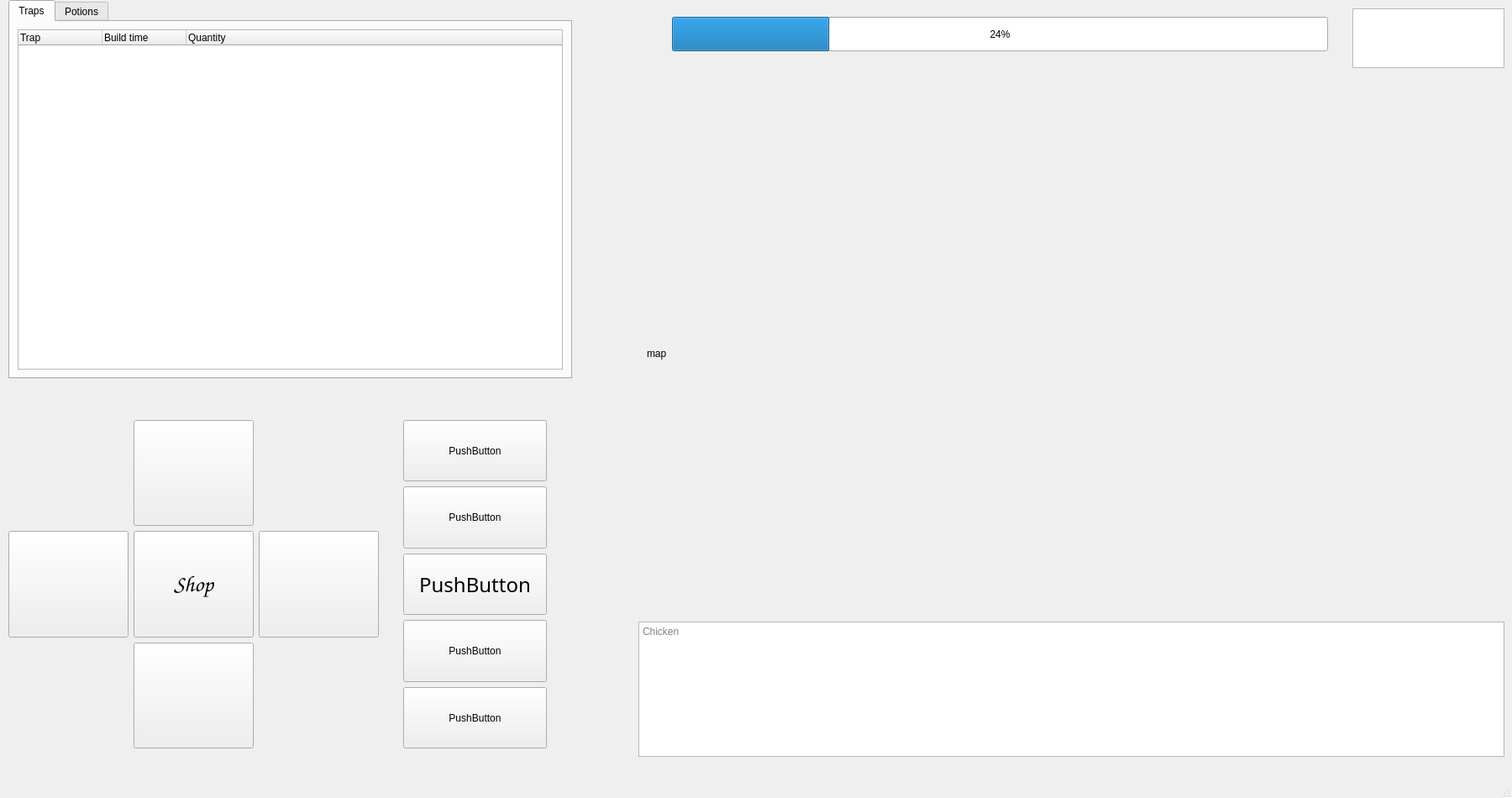
<?xml version="1.0" encoding="UTF-8"?>
<ui version="4.0">
 <class>MainWindow</class>
 <widget class="QMainWindow" name="MainWindow">
  <property name="enabled">
   <bool>true</bool>
  </property>
  <property name="geometry">
   <rect>
    <x>0</x>
    <y>0</y>
    <width>1800</width>
    <height>950</height>
   </rect>
  </property>
  <property name="sizePolicy">
   <sizepolicy hsizetype="Preferred" vsizetype="Preferred">
    <horstretch>0</horstretch>
    <verstretch>0</verstretch>
   </sizepolicy>
  </property>
  <property name="windowTitle">
   <string>MainWindow</string>
  </property>
  <widget class="QWidget" name="centralwidget">
   <property name="sizePolicy">
    <sizepolicy hsizetype="Maximum" vsizetype="Maximum">
     <horstretch>20</horstretch>
     <verstretch>20</verstretch>
    </sizepolicy>
   </property>
   <widget class="QWidget" name="gridLayoutWidget">
    <property name="geometry">
     <rect>
      <x>10</x>
      <y>500</y>
      <width>441</width>
      <height>391</height>
     </rect>
    </property>
    <layout class="QGridLayout" name="Directions">
     <item row="3" column="1">
      <widget class="QPushButton" name="Down">
       <property name="sizePolicy">
        <sizepolicy hsizetype="Preferred" vsizetype="Preferred">
         <horstretch>0</horstretch>
         <verstretch>0</verstretch>
        </sizepolicy>
       </property>
       <property name="styleSheet">
        <string notr="true">image: url(:/Images/Direction/ZorkPics/downArrow.png);</string>
       </property>
       <property name="text">
        <string/>
       </property>
      </widget>
     </item>
     <item row="0" column="1">
      <widget class="QPushButton" name="Up">
       <property name="enabled">
        <bool>true</bool>
       </property>
       <property name="sizePolicy">
        <sizepolicy hsizetype="Preferred" vsizetype="Preferred">
         <horstretch>0</horstretch>
         <verstretch>0</verstretch>
        </sizepolicy>
       </property>
       <property name="styleSheet">
        <string notr="true">image: url(:/Images/Direction/ZorkPics/upArrow.png);</string>
       </property>
       <property name="text">
        <string/>
       </property>
      </widget>
     </item>
     <item row="1" column="1">
      <widget class="QPushButton" name="pushButton_16">
       <property name="sizePolicy">
        <sizepolicy hsizetype="Preferred" vsizetype="Preferred">
         <horstretch>0</horstretch>
         <verstretch>0</verstretch>
        </sizepolicy>
       </property>
       <property name="font">
        <font>
         <family>Comic Sans MS</family>
         <pointsize>20</pointsize>
        </font>
       </property>
       <property name="text">
        <string>Shop</string>
       </property>
      </widget>
     </item>
     <item row="1" column="0">
      <widget class="QPushButton" name="Left">
       <property name="sizePolicy">
        <sizepolicy hsizetype="Preferred" vsizetype="Preferred">
         <horstretch>0</horstretch>
         <verstretch>0</verstretch>
        </sizepolicy>
       </property>
       <property name="styleSheet">
        <string notr="true">image: url(:/Images/Direction/ZorkPics/leftArrow.png);</string>
       </property>
       <property name="text">
        <string/>
       </property>
      </widget>
     </item>
     <item row="1" column="2">
      <widget class="QPushButton" name="Right">
       <property name="sizePolicy">
        <sizepolicy hsizetype="Preferred" vsizetype="Preferred">
         <horstretch>0</horstretch>
         <verstretch>0</verstretch>
        </sizepolicy>
       </property>
       <property name="styleSheet">
        <string notr="true">image: url(:/Images/Direction/ZorkPics/rightArrow.png);</string>
       </property>
       <property name="text">
        <string/>
       </property>
      </widget>
     </item>
    </layout>
   </widget>
   <widget class="QTabWidget" name="tabWidget">
    <property name="geometry">
     <rect>
      <x>10</x>
      <y>0</y>
      <width>671</width>
      <height>451</height>
     </rect>
    </property>
    <property name="currentIndex">
     <number>0</number>
    </property>
    <widget class="QWidget" name="tab">
     <attribute name="title">
      <string>Traps</string>
     </attribute>
     <layout class="QGridLayout" name="gridLayout_4">
      <item row="0" column="0">
       <widget class="QTreeWidget" name="treeWidget_2">
        <property name="autoScroll">
         <bool>false</bool>
        </property>
        <column>
         <property name="text">
          <string>Trap</string>
         </property>
        </column>
        <column>
         <property name="text">
          <string>Build time</string>
         </property>
        </column>
        <column>
         <property name="text">
          <string>Quantity</string>
         </property>
        </column>
       </widget>
      </item>
     </layout>
    </widget>
    <widget class="QWidget" name="">
     <attribute name="title">
      <string>Potions</string>
     </attribute>
    </widget>
   </widget>
   <widget class="QPlainTextEdit" name="textDisplay">
    <property name="geometry">
     <rect>
      <x>760</x>
      <y>740</y>
      <width>1031</width>
      <height>161</height>
     </rect>
    </property>
    <property name="readOnly">
     <bool>true</bool>
    </property>
    <property name="placeholderText">
     <string>Chicken</string>
    </property>
   </widget>
   <widget class="QLabel" name="map">
    <property name="enabled">
     <bool>true</bool>
    </property>
    <property name="geometry">
     <rect>
      <x>770</x>
      <y>120</y>
      <width>1011</width>
      <height>601</height>
     </rect>
    </property>
    <property name="text">
     <string>map</string>
    </property>
   </widget>
   <widget class="QPlainTextEdit" name="counter">
    <property name="geometry">
     <rect>
      <x>1610</x>
      <y>10</y>
      <width>181</width>
      <height>71</height>
     </rect>
    </property>
   </widget>
   <widget class="QProgressBar" name="progressBar">
    <property name="geometry">
     <rect>
      <x>800</x>
      <y>20</y>
      <width>781</width>
      <height>41</height>
     </rect>
    </property>
    <property name="value">
     <number>24</number>
    </property>
   </widget>
   <widget class="QWidget" name="">
    <property name="geometry">
     <rect>
      <x>480</x>
      <y>500</y>
      <width>171</width>
      <height>391</height>
     </rect>
    </property>
    <layout class="QVBoxLayout" name="verticalLayout">
     <item>
      <widget class="QPushButton" name="pushButton_9">
       <property name="sizePolicy">
        <sizepolicy hsizetype="Preferred" vsizetype="Preferred">
         <horstretch>0</horstretch>
         <verstretch>0</verstretch>
        </sizepolicy>
       </property>
       <property name="text">
        <string>PushButton</string>
       </property>
      </widget>
     </item>
     <item>
      <widget class="QPushButton" name="pushButton_15">
       <property name="sizePolicy">
        <sizepolicy hsizetype="Preferred" vsizetype="Preferred">
         <horstretch>0</horstretch>
         <verstretch>0</verstretch>
        </sizepolicy>
       </property>
       <property name="minimumSize">
        <size>
         <width>20</width>
         <height>20</height>
        </size>
       </property>
       <property name="text">
        <string>PushButton</string>
       </property>
      </widget>
     </item>
     <item>
      <widget class="QPushButton" name="pushButton_14">
       <property name="sizePolicy">
        <sizepolicy hsizetype="Preferred" vsizetype="Preferred">
         <horstretch>0</horstretch>
         <verstretch>0</verstretch>
        </sizepolicy>
       </property>
       <property name="font">
        <font>
         <family>Century Gothic</family>
         <pointsize>18</pointsize>
        </font>
       </property>
       <property name="text">
        <string>PushButton</string>
       </property>
      </widget>
     </item>
     <item>
      <widget class="QPushButton" name="pushButton_10">
       <property name="sizePolicy">
        <sizepolicy hsizetype="Preferred" vsizetype="Preferred">
         <horstretch>0</horstretch>
         <verstretch>0</verstretch>
        </sizepolicy>
       </property>
       <property name="text">
        <string>PushButton</string>
       </property>
      </widget>
     </item>
     <item>
      <widget class="QPushButton" name="pushButton_13">
       <property name="sizePolicy">
        <sizepolicy hsizetype="Preferred" vsizetype="Preferred">
         <horstretch>0</horstretch>
         <verstretch>0</verstretch>
        </sizepolicy>
       </property>
       <property name="text">
        <string>PushButton</string>
       </property>
      </widget>
     </item>
    </layout>
   </widget>
  </widget>
  <widget class="QMenuBar" name="menubar">
   <property name="geometry">
    <rect>
     <x>0</x>
     <y>0</y>
     <width>1800</width>
     <height>21</height>
    </rect>
   </property>
  </widget>
  <widget class="QStatusBar" name="statusbar"/>
 </widget>
 <resources/>
 <connections/>
</ui>
